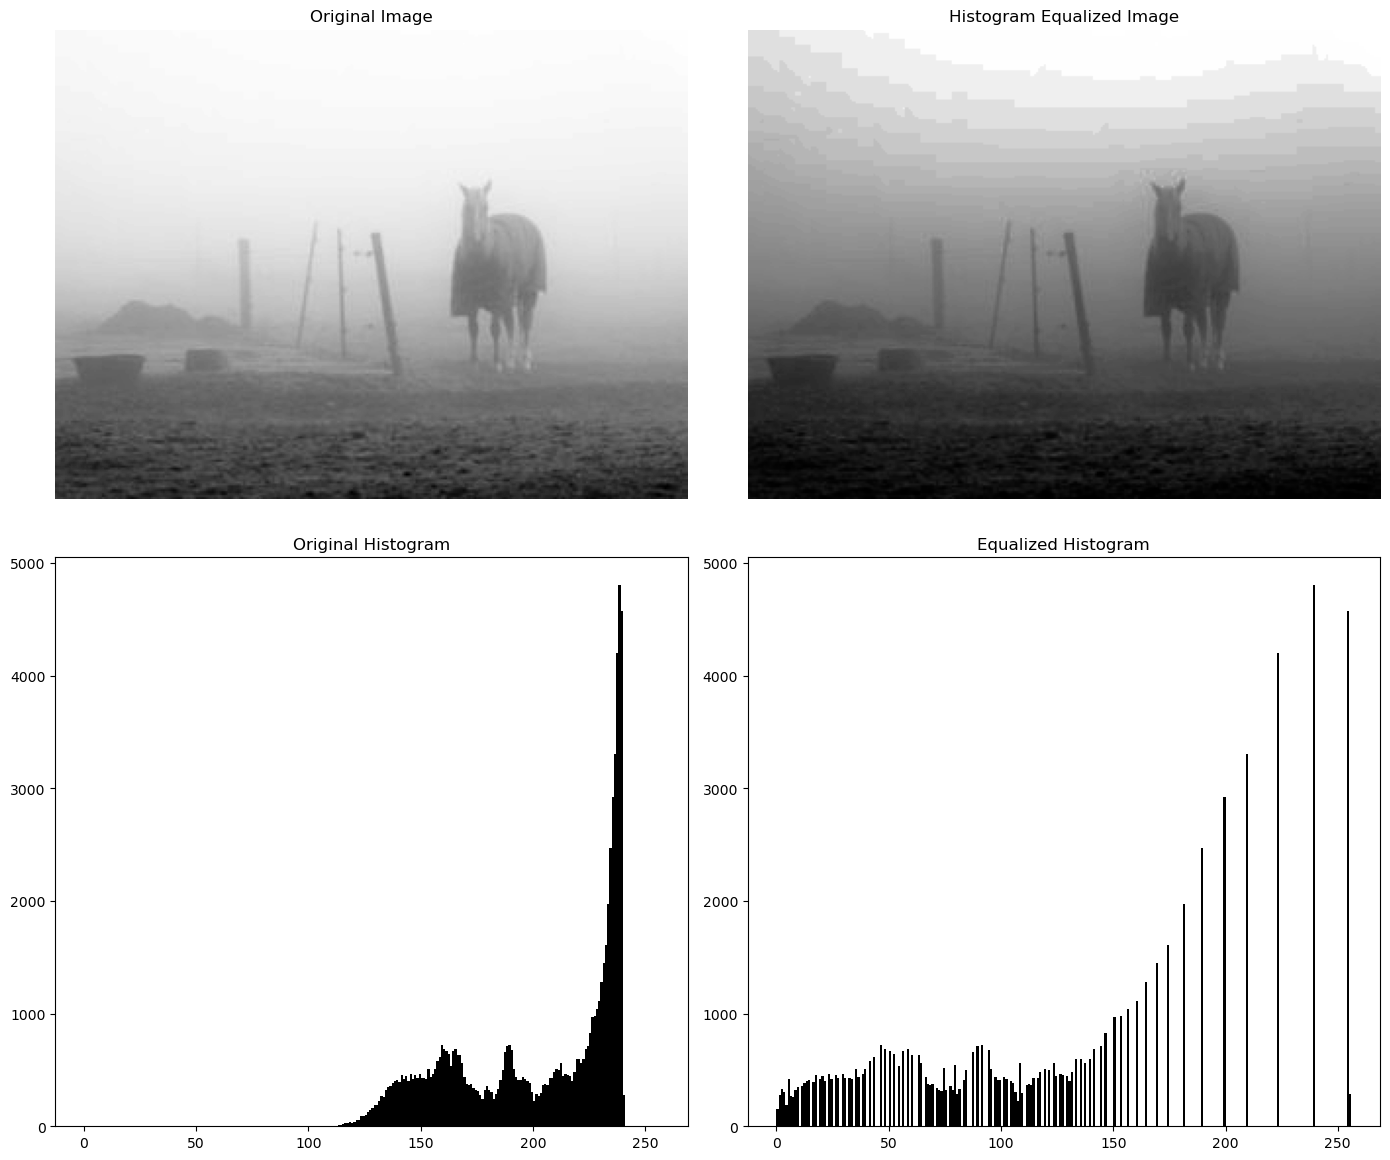

Write the Python code that produced this figure.
# %%
import cv2
import numpy as np
import matplotlib.pyplot as plt
from PIL import Image

def histogram_equalization(image):
    equalized_image = cv2.equalizeHist(image)
    return equalized_image

image_path = "./Week-4/Img3.jpg"
image = Image.open(image_path).convert('L')
image_array = np.array(image)

equalized_image = histogram_equalization(image_array)

fig, axs = plt.subplots(2, 2, figsize=(14, 12))

axs[0, 0].imshow(image_array, cmap='gray')
axs[0, 0].set_title('Original Image')
axs[0, 0].axis('off')

axs[0, 1].imshow(equalized_image, cmap='gray')
axs[0, 1].set_title('Histogram Equalized Image')
axs[0, 1].axis('off')

axs[1, 0].hist(image_array.ravel(), bins=256, range=(0, 256), color='black')
axs[1, 0].set_title('Original Histogram')

axs[1, 1].hist(equalized_image.ravel(), bins=256, range=(0, 256), color='black')
axs[1, 1].set_title('Equalized Histogram')

plt.tight_layout()
plt.show()
